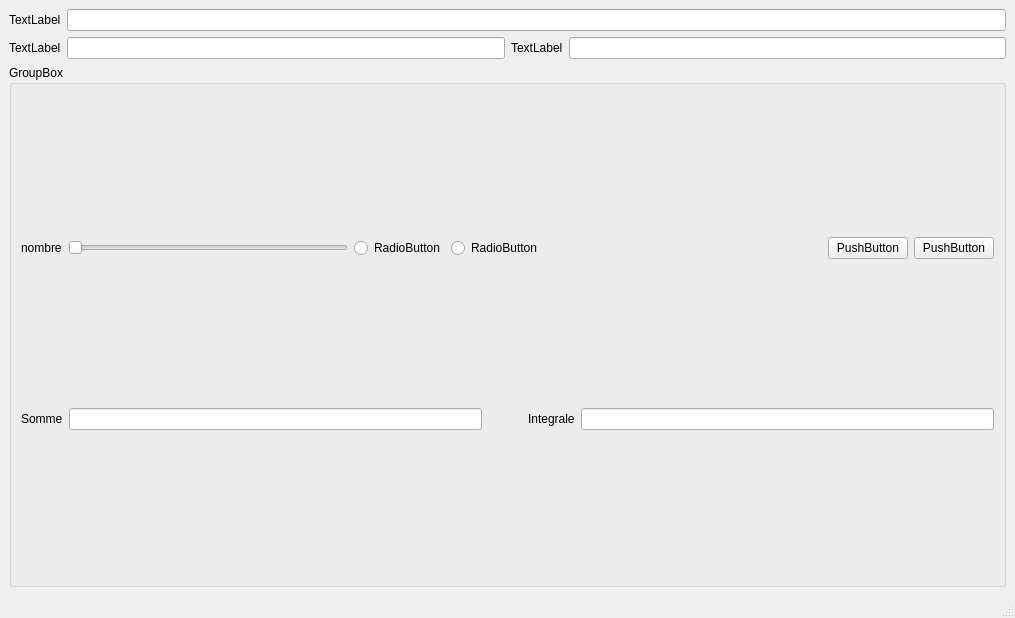
<?xml version="1.0" encoding="UTF-8"?>
<ui version="4.0">
 <class>MainWindow</class>
 <widget class="QMainWindow" name="MainWindow">
  <property name="geometry">
   <rect>
    <x>0</x>
    <y>0</y>
    <width>1015</width>
    <height>618</height>
   </rect>
  </property>
  <property name="windowTitle">
   <string>MainWindow</string>
  </property>
  <widget class="QWidget" name="centralwidget">
   <layout class="QVBoxLayout" name="verticalLayout_2" stretch="0,1,0">
    <item>
     <layout class="QGridLayout" name="gridLayout">
      <item row="1" column="2">
       <widget class="QLabel" name="label_3">
        <property name="text">
         <string>TextLabel</string>
        </property>
       </widget>
      </item>
      <item row="0" column="0">
       <widget class="QLabel" name="label">
        <property name="text">
         <string>TextLabel</string>
        </property>
       </widget>
      </item>
      <item row="1" column="1">
       <widget class="QLineEdit" name="lineEdit_2"/>
      </item>
      <item row="1" column="0">
       <widget class="QLabel" name="label_2">
        <property name="text">
         <string>TextLabel</string>
        </property>
       </widget>
      </item>
      <item row="1" column="3">
       <widget class="QLineEdit" name="lineEdit_3"/>
      </item>
      <item row="0" column="1" colspan="3">
       <widget class="QLineEdit" name="lineEdit"/>
      </item>
     </layout>
    </item>
    <item>
     <layout class="QVBoxLayout" name="verticalLayout"/>
    </item>
    <item>
     <widget class="QGroupBox" name="groupBox">
      <property name="title">
       <string>GroupBox</string>
      </property>
      <layout class="QVBoxLayout" name="verticalLayout_3">
       <item>
        <layout class="QHBoxLayout" name="horizontalLayout">
         <item>
          <widget class="QLabel" name="label_5">
           <property name="text">
            <string>nombre</string>
           </property>
          </widget>
         </item>
         <item>
          <widget class="QSlider" name="horizontalSlider">
           <property name="orientation">
            <enum>Qt::Horizontal</enum>
           </property>
          </widget>
         </item>
         <item>
          <widget class="QRadioButton" name="radioButton_2">
           <property name="text">
            <string>RadioButton</string>
           </property>
          </widget>
         </item>
         <item>
          <widget class="QRadioButton" name="radioButton">
           <property name="text">
            <string>RadioButton</string>
           </property>
          </widget>
         </item>
         <item>
          <spacer name="horizontalSpacer">
           <property name="orientation">
            <enum>Qt::Horizontal</enum>
           </property>
           <property name="sizeHint" stdset="0">
            <size>
             <width>40</width>
             <height>20</height>
            </size>
           </property>
          </spacer>
         </item>
         <item>
          <widget class="QPushButton" name="pushButton">
           <property name="text">
            <string>PushButton</string>
           </property>
          </widget>
         </item>
         <item>
          <widget class="QPushButton" name="pushButton_2">
           <property name="text">
            <string>PushButton</string>
           </property>
          </widget>
         </item>
        </layout>
       </item>
       <item>
        <layout class="QHBoxLayout" name="horizontalLayout_2">
         <item>
          <widget class="QLabel" name="label_4">
           <property name="text">
            <string>Somme</string>
           </property>
          </widget>
         </item>
         <item>
          <widget class="QLineEdit" name="lineEdit_4"/>
         </item>
         <item>
          <spacer name="horizontalSpacer_2">
           <property name="orientation">
            <enum>Qt::Horizontal</enum>
           </property>
           <property name="sizeType">
            <enum>QSizePolicy::Minimum</enum>
           </property>
           <property name="sizeHint" stdset="0">
            <size>
             <width>40</width>
             <height>20</height>
            </size>
           </property>
          </spacer>
         </item>
         <item>
          <widget class="QLabel" name="label_6">
           <property name="text">
            <string>Integrale</string>
           </property>
          </widget>
         </item>
         <item>
          <widget class="QLineEdit" name="lineEdit_5"/>
         </item>
        </layout>
       </item>
      </layout>
     </widget>
    </item>
   </layout>
  </widget>
  <widget class="QMenuBar" name="menubar">
   <property name="geometry">
    <rect>
     <x>0</x>
     <y>0</y>
     <width>1015</width>
     <height>21</height>
    </rect>
   </property>
  </widget>
  <widget class="QStatusBar" name="statusbar"/>
 </widget>
 <resources/>
 <connections/>
</ui>
